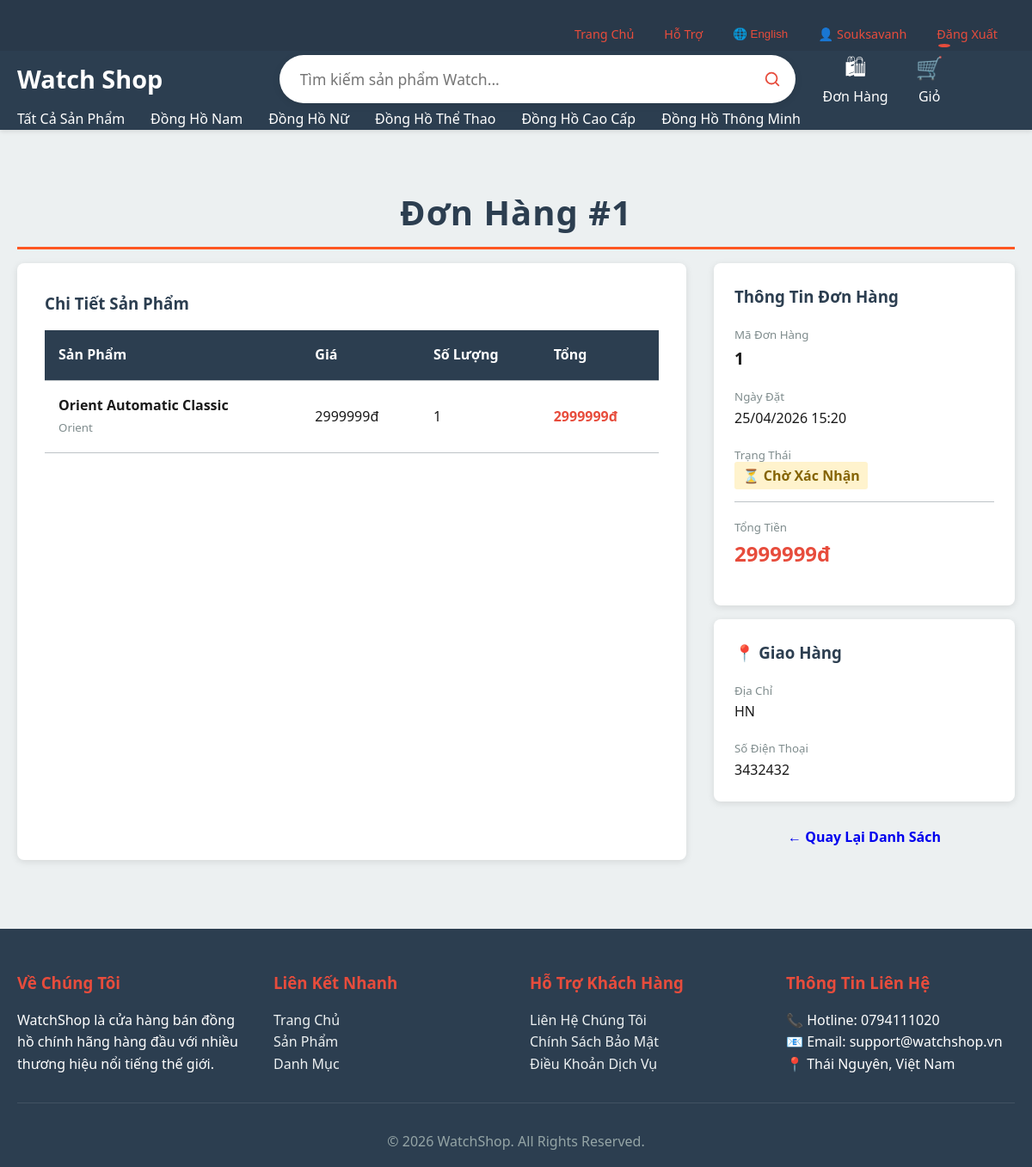
/vi/order/1/ (signed in), run on an earlier commit of the app's database.
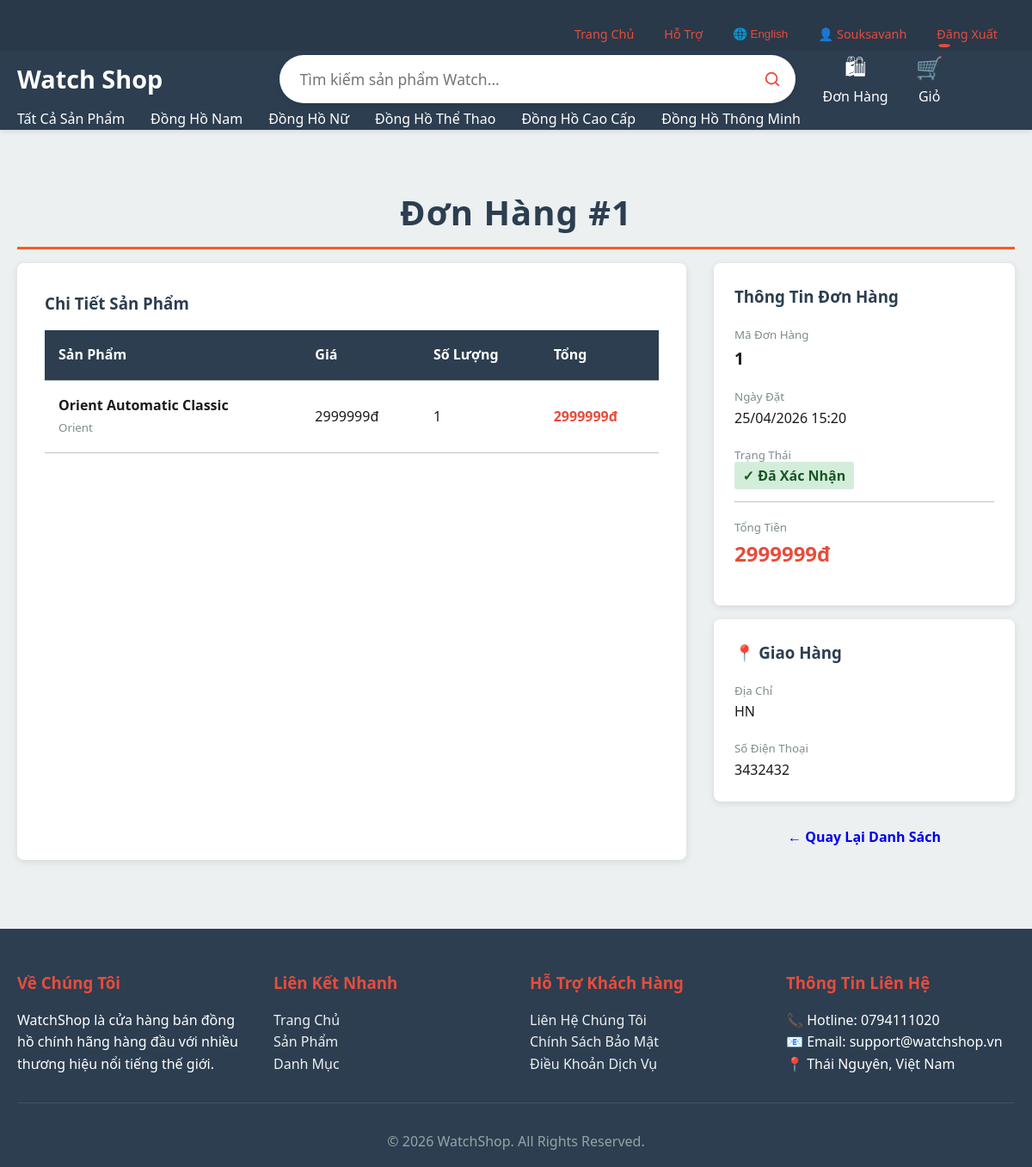
And on a later commit of the database.
### shop/views.py (the view)
# urls.py: path('order/<int:pk>/', views.order_detail, name='order_detail'),
@login_required(login_url='login')
def order_detail(request, pk):
    order = get_object_or_404(Order, pk=pk, user=request.user)
    order_items = order.order_items.all()
    context = {
        'order': order,
        'order_items': order_items,
        'page_title': f'Order {order.id}'
    }
    return render(request, 'shop/order_detail.html', context)

### shop/models.py (called while the page is built)
    def __str__(self):
        return self.name

### templates/shop/order_detail.html (shortened to what the changed rows need)
{% extends 'shop/base.html' %}
{% block content %}
<div class="container">
    <h2 class="section-title"> Đơn Hàng #{{ order.id }}</h2>
    <div style="display: grid; grid-template-columns: 1fr 350px; gap: 2rem;">
        <div style="background: white; padding: 2rem; border-radius: 8px; box-shadow: 0 2px 8px rgba(0,0,0,0.1);">
            <table>
                <thead>
                    <tr>
                        <th>Sản Phẩm</th>
                        <th>Giá</th>
                        <th>Số Lượng</th>
                        <th>Tổng</th>
                    </tr>
                </thead>
            </table>
        </div>
        <div>
            <div style="background: white; padding: 1.5rem; border-radius: 8px; box-shadow: 0 2px 8px rgba(0,0,0,0.1); margin-bottom: 1rem;">
                <div style="margin-bottom: 1rem;">
                    <div>
                        {% if order.status == 'pending' %}
                            <span style="background-color: #fff3cd; color: #856404; padding: 0.3rem 0.6rem; border-radius: 3px; font-weight: 600;">⏳ Chờ Xác Nhận</span>
                        {% elif order.status == 'confirmed' %}
                            <span style="background-color: #d4edda; color: #155724; padding: 0.3rem 0.6rem; border-radius: 3px; font-weight: 600;">✓ Đã Xác Nhận</span>
                        {% elif order.status == 'shipping' %}
                            <span style="background-color: #d1ecf1; color: #0c5460; padding: 0.3rem 0.6rem; border-radius: 3px; font-weight: 600;">🚚 Đang Giao</span>
                        {% elif order.status == 'delivered' %}
                            <span style="background-color: #d4edda; color: #155724; padding: 0.3rem 0.6rem; border-radius: 3px; font-weight: 600;">✅ Đã Giao</span>
                        {% elif order.status == 'cancelled' %}
                            <span style="background-color: #f8d7da; color: #721c24; padding: 0.3rem 0.6rem; border-radius: 3px; font-weight: 600;">❌ Đã Hủy</span>
                        {% elif order.status == 'returned' %}
                            <span style="background-color: #f8d7da; color: #721c24; padding: 0.3rem 0.6rem; border-radius: 3px; font-weight: 600;">🔁 Đã Hoàn Trả</span>
                        {% else %}
                            <span style="background-color: #f8d7da; color: #721c24; padding: 0.3rem 0.6rem; border-radius: 3px; font-weight: 600;">{{ order.get_status_display }}</span>
                        {% endif %}
                    </div>
                </div>
            </div>
        </div>
    </div>
</div>
{% endblock %}

What changed in the data, as far as the page shows it:
changed Order "HN": status "pending" → "confirmed" (drawn)
Also different on the page:
text no longer shown: "⏳ Chờ Xác Nhận"
text now shown: "✓ Đã Xác Nhận"
